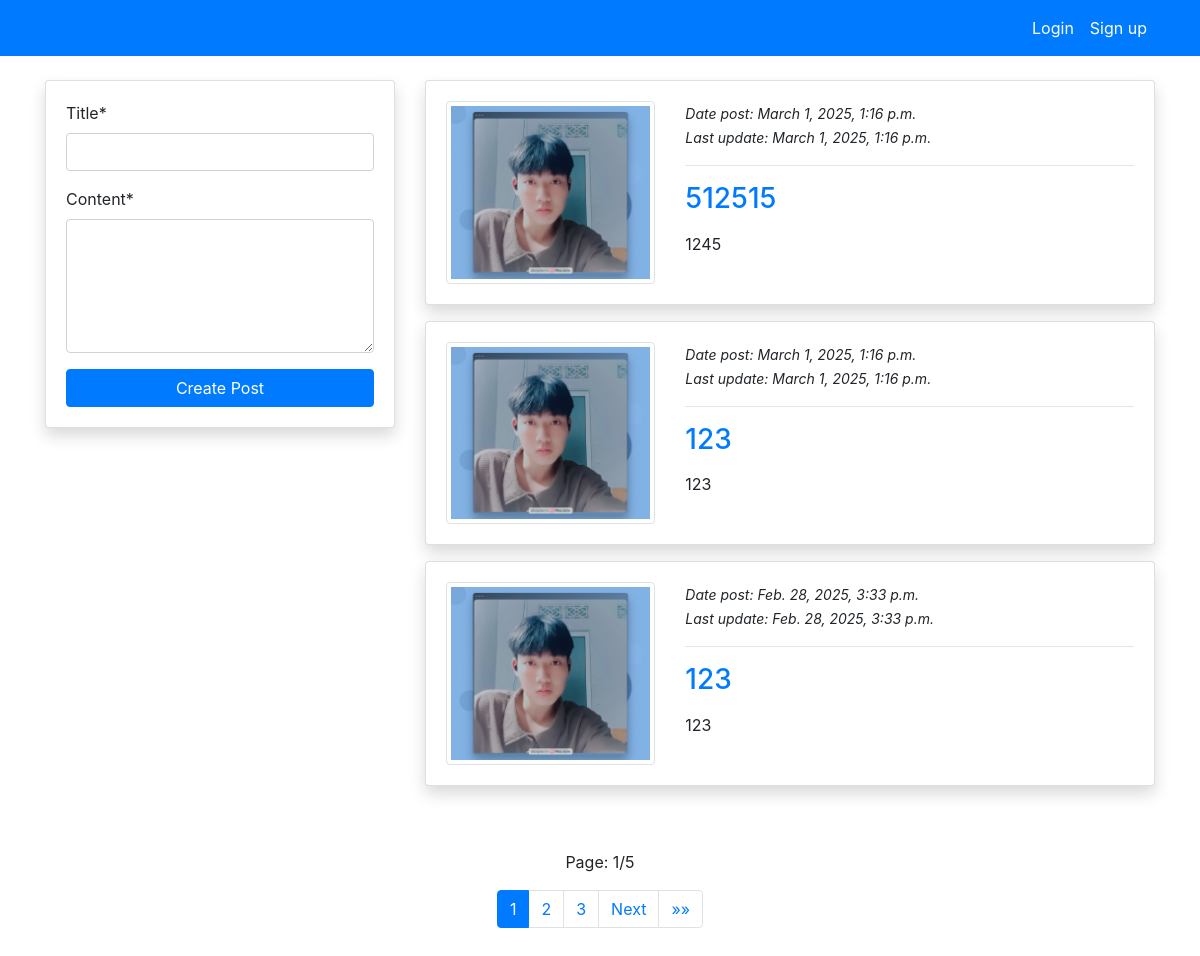
/, run on an earlier commit of the app's database.
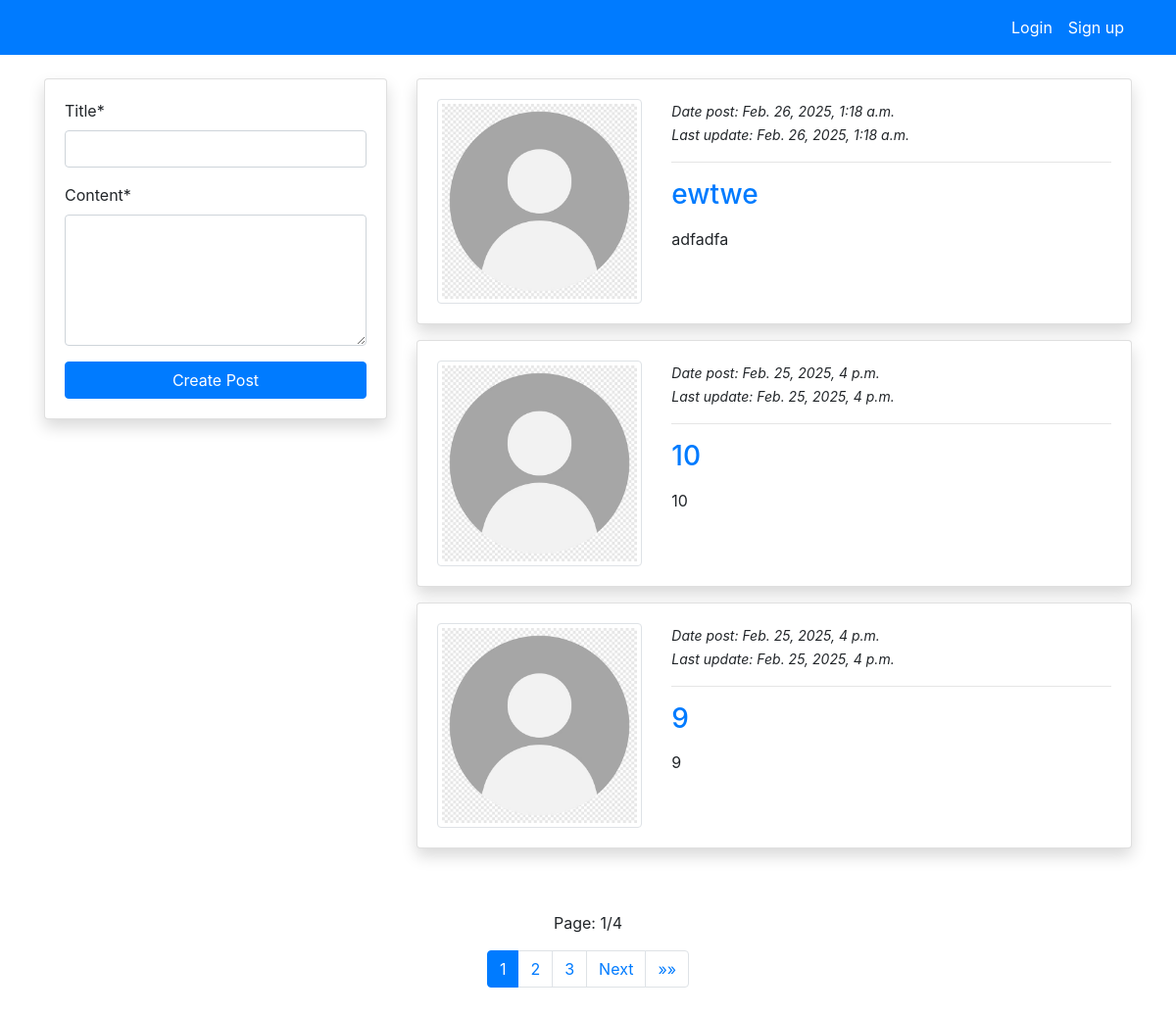
And on a later commit of the database.
### blog/models.py (models this page shows, shortened)
class PostModel(models.Model):
    title = models.CharField(max_length=100)
    content = models.TextField()
    author = models.ForeignKey(User, on_delete=models.CASCADE)
    created_at = models.DateTimeField(auto_now_add=True)
    updated_at = models.DateTimeField(auto_now=True)
    class Meta:
        ordering = ('-created_at', '-updated_at')

### users/models.py (models this page shows, shortened)
class ProfileModel(models.Model):
    user = models.OneToOneField(User, on_delete=models.CASCADE)
    image = models.ImageField(default='default.png', upload_to='profile'
                              , validators=[FileExtensionValidator(['png', 'jpg', 'jpeg'])])

### blog/views.py (the view)
# urls.py: path('', views.index, name='blog-index'),
def index(request):
    posts = PostModel.objects.all()
    page = Paginator(posts, 3)
    page_list = request.GET.get('page')
    page = page.get_page(page_list)
    if request.method == 'POST':
        form = PostModelForm(request.POST)
        if form.is_valid():
            instance = form.save(commit = False)
            instance.author = request.user
            instance.save()
            return redirect('blog-index')
    else:
        form = PostModelForm()
    context = {
               'form': form,
               'page': page}
    return render(request, 'blog/index.html', context)

### blog/forms.py
class PostModelForm(forms.ModelForm):
    content = forms.CharField(widget=forms.Textarea(attrs={'rows': 5}))
    class Meta:
        model = PostModel
        fields = ['title', 'content']

### templates/blog/index.html (shortened to what this page needs)
{% extends 'partials/base.html' %}
{%load crispy_forms_tags %}
{% block content %}
<div class="container">
    <div class="row mt-5 pt-3">
        <div class="col-md-4">
            <div class="card my-3 shadow">
                <div class="card-body">
                    <form method="POST">
                        {{ form|crispy }}
                        <input type="submit" class="btn btn-primary btn-block" value="Create Post">
                    </form>
                </div>
            </div>
        </div>
        <div class="col-md-8">
            {% for post in page.object_list %}
            <div class="card shadow my-3">
                <div class="card-body">
                    <div class="row">
                        <div class="col-md-4">
                            <img class="img-thumbnail" src="{{post.author.profilemodel.image.url}}" alt="img">
                        </div>
                        <div class="col-md-8">
                            <small><i>Date post: {{ post.created_at }}</i> </small>
                            <br>
                            <small><i>Last update: {{ post.updated_at }}</i></small>
                            <hr>
                            <a class="h3" href="{% url 'blog-post-detail' post.id %}">{{ post.title }}</a>
                            <p class="text-justify my-3">
                                {{ post.content }}
                            </p>
                        </div>
                    </div>
                </div>
            </div>
            {% endfor %}
        </div>
    </div>
    <div class="footer">
        <div class="row my-5">
            <div class="col-md-4 offset-md-4">
                <p class="text-center">Page: {{ page.number }}/{{ page.paginator.num_pages }}</p>
                <nav aria-label="Page navigation example">
                    <ul class="pagination justify-content-center">
                        {% with start=page.number|add:"-2" end=page.number|add:"2" %}
                            {% for num_page in page.paginator.page_range %}
                                {% if num_page >= start and num_page <= end %}
                                <li class="page-item {% if page.number == num_page %}active{% endif %}">
                                    <a class="page-link" href="?page={{ num_page }}">{{ num_page }}</a>
                                </li>
                                {% endif %}
                            {% endfor %}
                        {% endwith %}
                        {% if page.has_next %}
                        <li class="page-item">
                            <a class="page-link" href="?page={{ page.next_page_number }}">Next</a>
                        </li>
                        {% endif %}
                        {% if page.number < page.paginator.num_pages %}
                        <li class="page-item">
                            <a class="page-link" href="?page={{ page.paginator.num_pages }}">&raquo;&raquo;</a>
                        </li>
                        {% endif %}
                    </ul>
                </nav>
            </div>
        </div>
    </div>
</div>
{% endblock %}

What changed in the data, as far as the page shows it:
removed PostModel: author.profilemodel.image (picture), created_at "March 1, 2025, 1:16 p.m.", updated_at "March 1, 2025, 1:16 p.m.", title "512515", content "1245"
removed PostModel: author.profilemodel.image (picture), created_at "March 1, 2025, 1:16 p.m.", updated_at "March 1, 2025, 1:16 p.m.", title "123", content "123"
removed PostModel: author.profilemodel.image (picture), created_at "Feb. 28, 2025, 3:33 p.m.", updated_at "Feb. 28, 2025, 3:33 p.m.", title "123", content "123"
now on this page (row unchanged): PostModel: author.profilemodel.image (placeholder picture), created_at "Feb. 26, 2025, 1:18 a.m.", updated_at "Feb. 26, 2025, 1:18 a.m.", title "ewtwe", content "adfadfa"
now on this page (row unchanged): PostModel: author.profilemodel.image (placeholder picture), created_at "Feb. 25, 2025, 4 p.m.", updated_at "Feb. 25, 2025, 4 p.m.", title "10", content "10"
now on this page (row unchanged): PostModel: author.profilemodel.image (placeholder picture), created_at "Feb. 25, 2025, 4 p.m.", updated_at "Feb. 25, 2025, 4 p.m.", title "9", content "9"
Also different on the page:
{{ page.paginator.num_pages }}: "5" → "4"
